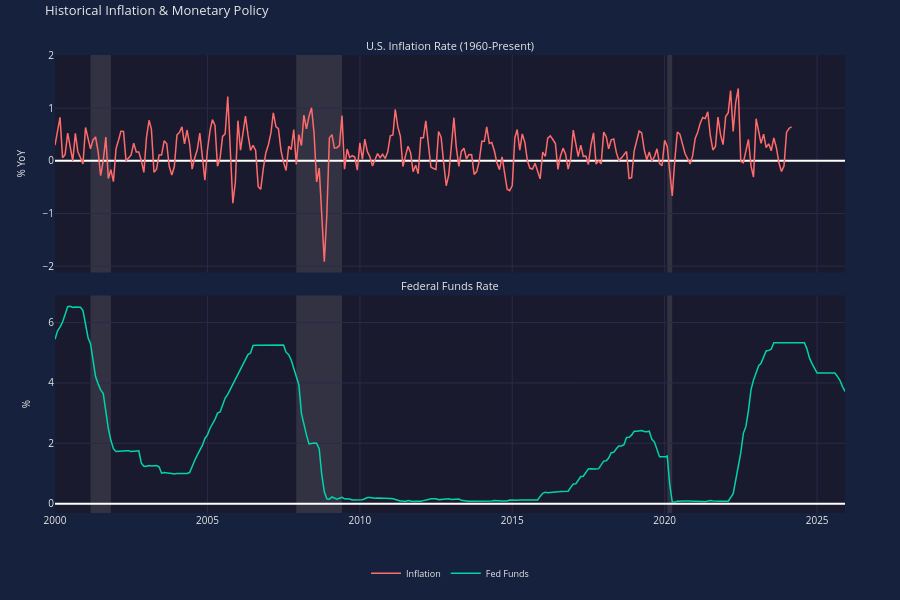

The notebook cell saved with this chart:
### Code cell
# Historical inflation chart
inflation_long = EconChart(
    Data(x=inf_dates_long, y=inf_values_long, name='Inflation', color='coral'),
    title='U.S. Inflation Rate (1960-Present)',
    y_label='% YoY',
    horizontal_line=2,
    horizontal_line_color='teal',
)

fed_long = EconChart(
    Data(x=fed_dates_long, y=fed_values_long, name='Fed Funds', color='teal'),
    title='Federal Funds Rate',
    y_label='%',
)

board = EconBoard(
    inflation_long,
    fed_long,
    title='Historical Inflation & Monetary Policy',
    height=600,
)
board.show()

### Figure 1 — Plotly figure (JSON) as saved in the notebook; plotly's stock layout.template omitted (floating-point values rounded to 4 significant figures; data arrays with more than 128 entries replaced by an {"elided": "..."} marker saying what was removed)
{"data": [{"line": {"color": "#ff6b6b", "width": 1.5}, "name": "Inflation", "showlegend": true, "type": "scatter", "visible": true, "x": {"elided": "291 str values"}, "xaxis": "x2", "y": {"elided": "291 float values"}, "yaxis": "y"}, {"line": {"color": "#00d4aa", "width": 1.5}, "name": "Fed Funds", "showlegend": true, "type": "scatter", "visible": true, "x": {"elided": "312 str values"}, "xaxis": "x2", "y": {"elided": "312 float values"}, "yaxis": "y2"}, {"hoverinfo": "skip", "marker": {"opacity": 0}, "mode": "markers", "showlegend": false, "type": "scatter", "x": ["2000-01-01T00:00:00", "2025-12-01T00:00:00"], "xaxis": "x2", "y": [0, 0], "yaxis": "y"}], "layout": {"annotations": [{"font": {"color": "#e8e8e8", "size": 11}, "showarrow": false, "text": "U.S. Inflation Rate (1960-Present)", "x": 0.5, "xanchor": "center", "xref": "paper", "y": 1, "yanchor": "bottom", "yref": "paper"}, {"font": {"color": "#e8e8e8", "size": 11}, "showarrow": false, "text": "Federal Funds Rate", "x": 0.5, "xanchor": "center", "xref": "paper", "y": 0.475, "yanchor": "bottom", "yref": "paper"}], "font": {"color": "#e8e8e8", "size": 10}, "height": 600, "hoverlabel": {"bgcolor": "#16213e", "font": {"color": "#e8e8e8", "size": 11}}, "hovermode": "x unified", "legend": {"bgcolor": "rgba(0,0,0,0)", "font": {"color": "#e8e8e8", "size": 9}, "orientation": "h", "x": 0.5, "xanchor": "center", "y": -0.1, "yanchor": "top"}, "margin": {"b": 35, "l": 55, "r": 55, "t": 55}, "paper_bgcolor": "#16213e", "plot_bgcolor": "#1a1a2e", "shapes": [{"line": {"color": "#00d4aa", "dash": "dash", "width": 1}, "type": "line", "x0": 0, "x1": 1, "xref": "x2", "y0": 2, "y1": 2, "yref": "y"}, {"fillcolor": "#b8b8b8", "layer": "below", "line": {"width": 0}, "opacity": 0.15, "type": "rect", "x0": "2001-03-01T00:00:00", "x1": "2001-11-01T00:00:00", "xref": "x2", "y0": 0, "y1": 1, "yref": "y domain"}, {"fillcolor": "#b8b8b8", "layer": "below", "line": {"width": 0}, "opacity": 0.15, "type": "rect", "x0": "2001-03-01T00:00:00", "x1": "2001-11-01T00:00:00", "xref": "x2", "y0": 0, "y1": 1, "yref": "y2 domain"}, {"fillcolor": "#b8b8b8", "layer": "below", "line": {"width": 0}, "opacity": 0.15, "type": "rect", "x0": "2007-12-01T00:00:00", "x1": "2009-06-01T00:00:00", "xref": "x2", "y0": 0, "y1": 1, "yref": "y domain"}, {"fillcolor": "#b8b8b8", "layer": "below", "line": {"width": 0}, "opacity": 0.15, "type": "rect", "x0": "2007-12-01T00:00:00", "x1": "2009-06-01T00:00:00", "xref": "x2", "y0": 0, "y1": 1, "yref": "y2 domain"}, {"fillcolor": "#b8b8b8", "layer": "below", "line": {"width": 0}, "opacity": 0.15, "type": "rect", "x0": "2020-02-01T00:00:00", "x1": "2020-04-01T00:00:00", "xref": "x2", "y0": 0, "y1": 1, "yref": "y domain"}, {"fillcolor": "#b8b8b8", "layer": "below", "line": {"width": 0}, "opacity": 0.15, "type": "rect", "x0": "2020-02-01T00:00:00", "x1": "2020-04-01T00:00:00", "xref": "x2", "y0": 0, "y1": 1, "yref": "y2 domain"}], "title": {"font": {"color": "#e8e8e8", "size": 13}, "text": "Historical Inflation & Monetary Policy", "y": 0.99, "yanchor": "top"}, "xaxis": {"anchor": "y", "domain": [0, 1], "gridcolor": "#2a2a4a", "matches": "x2", "range": ["2000-01-01T00:00:00", "2025-12-01T00:00:00"], "showspikes": true, "showticklabels": false, "spikecolor": "rgba(255, 255, 255, 0.5)", "spikedash": "dot", "spikemode": "across", "spikesnap": "cursor", "spikethickness": 1}, "xaxis2": {"anchor": "y2", "domain": [0, 1], "gridcolor": "#2a2a4a", "range": ["2000-01-01T00:00:00", "2025-12-01T00:00:00"], "showspikes": true, "spikecolor": "rgba(255, 255, 255, 0.5)", "spikedash": "dot", "spikemode": "across", "spikesnap": "cursor", "spikethickness": 1}, "yaxis": {"anchor": "x", "domain": [0.525, 1], "gridcolor": "#2a2a4a", "title": {"font": {"color": "#e8e8e8", "size": 10}, "text": "% YoY"}, "type": "linear"}, "yaxis2": {"anchor": "x2", "domain": [0, 0.475], "gridcolor": "#2a2a4a", "title": {"font": {"color": "#e8e8e8", "size": 10}, "text": "%"}, "type": "linear"}}}
